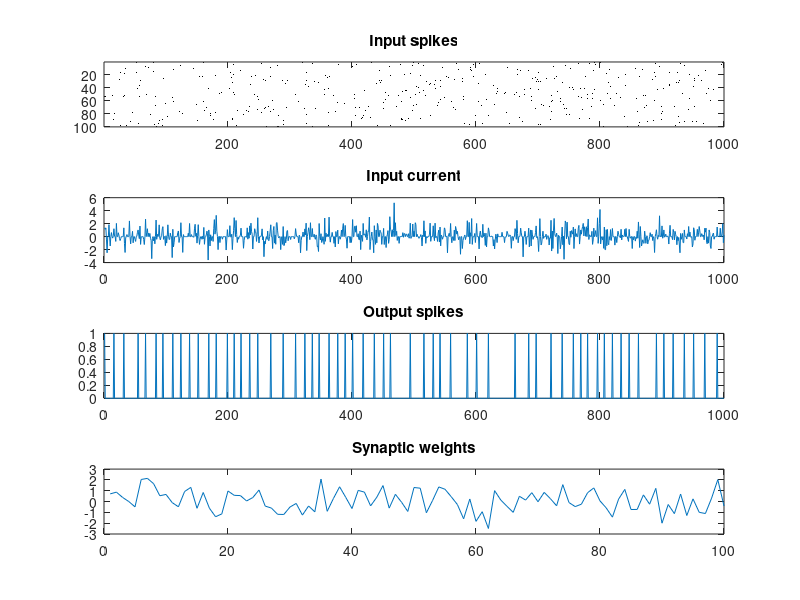

Here is the MATLAB script that generated this plot:
T = 1000
numInputs = 100
probInputSpike = 1e-2;

X = double(rand(numInputs, T) <= probInputSpike);
w = randn(numInputs, 1);
th = 1;
y = X'*w;
z = double(y-th);

refPeriod = 10;
lastSpikeTime = -Inf;
z = zeros(T, 1);
for t = 1:T
   if (y(t)>th && (t-lastSpikeTime) > refPeriod)
   z(t) = 1;
   lastSpikeTime = t;
   end
end

figure(2); clf;
subplot(4,1,1); imagesc(X); colormap(1-gray(255));
title('Input spikes');
subplot(4,1,2); plot(y);
title('Input current');
subplot(4,1,3); plot(z);
title('Output spikes');
subplot(4,1,4); plot(w);
title('Synaptic weights');
